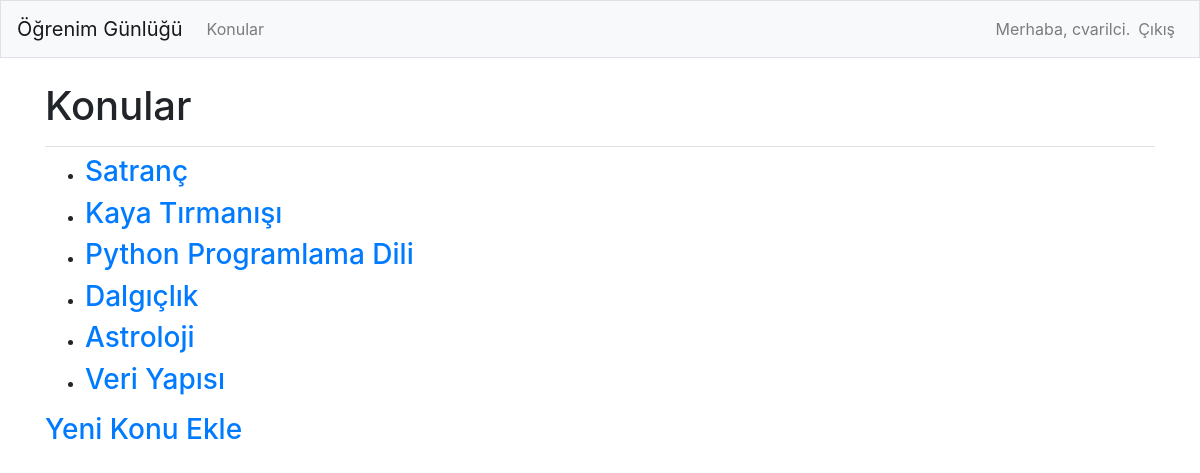
The app's page /topics/ (signed in) with its own data.
### first_app/models.py (models this page shows)
class Topic(models.Model):
    text = models.CharField(max_length=200)
    date_added = models.DateTimeField(auto_now_add=True)
    owner = models.ForeignKey(User,on_delete=models.CASCADE)
    def __str__(self):
        return self.text

### first_app/views.py (the view)
# urls.py: path('topics/',views.topics,name='topics'),
@login_required
def topics(request):
    topics = Topic.objects.filter(owner = request.user).order_by('date_added')
    context = {'topics':topics}
    return render (request,'first_app/topics.html',context)

### first_app/templates/first_app/topics.html
{% extends "first_app/base.html" %}
{% block page_header %}
  <h1>Konular</h1>
{% endblock page_header %}
{% block content %}
  <ul>
    {% for topic in topics %}
      <li><h3>
        <a href="{% url 'first_app:topic' topic.id %}">{{ topic }}</a>
      </h3></li>
    {% empty %}
      <li><h3>Henüz konu eklenmedi</h3></li>
    {% endfor %}
  </ul>
  <h3><a href="{% url 'first_app:new_topic' %}">Yeni Konu Ekle</a></h3>
{% endblock content %}

### first_app/templates/first_app/base.html (shortened to what this page needs)
{% load bootstrap4 %}
<!doctype html>
<html lang="en">
<head>
  {% bootstrap_css %}
</head>
<body>
  <nav class="navbar navbar-expand-md navbar-light bg-light mb-4 border">
    <a class="navbar-brand" href="{% url 'first_app:index'%}">
        Öğrenim Günlüğü</a>
    <div class="collapse navbar-collapse" id="navbarCollapse">
      <ul class="navbar-nav mr-auto">
        <li class="nav-item">
          <a class="nav-link" href="{% url 'first_app:topics'%}">
              Konular</a></li>
      </ul>
      <ul class="navbar-nav ml-auto">
        {% if user.is_authenticated %}
          <li class="nav-item">
            <span class="navbar-text"}">Merhaba, {{ user.username }}.</span>
          </li>
          <li class="nav-item">
            <a class="nav-link" href="{% url 'users:logout' %}">Çıkış</a>
          </li>
        {% else %}
          <li class="nav-item">
            <a class="nav-link" href="{% url 'users:register' %}">Kayıt</a>
          </li>
          <li class="nav-item">
            <a class="nav-link" href="{% url 'users:login' %}">Giriş</a></li>
        {% endif %}
      </ul>
    </div>
  </nav>
  <main role="main" class="container">
    <div class="pb-2 mb-2 border-bottom">
      {% block page_header %}{% endblock page_header %}
    </div>
    <div>
      {% block content %}{% endblock content %}
    </div>
  </main>
</body>
</html>

### records on screen
Topic: text "Satranç"
Topic: text "Kaya Tırmanışı"
Topic: text "Python Programlama Dili"
Topic: text "Dalgıçlık"
Topic: text "Astroloji"
Topic: text "Veri Yapısı"

### other values on screen
{{ user.username }} "cvarilci"
